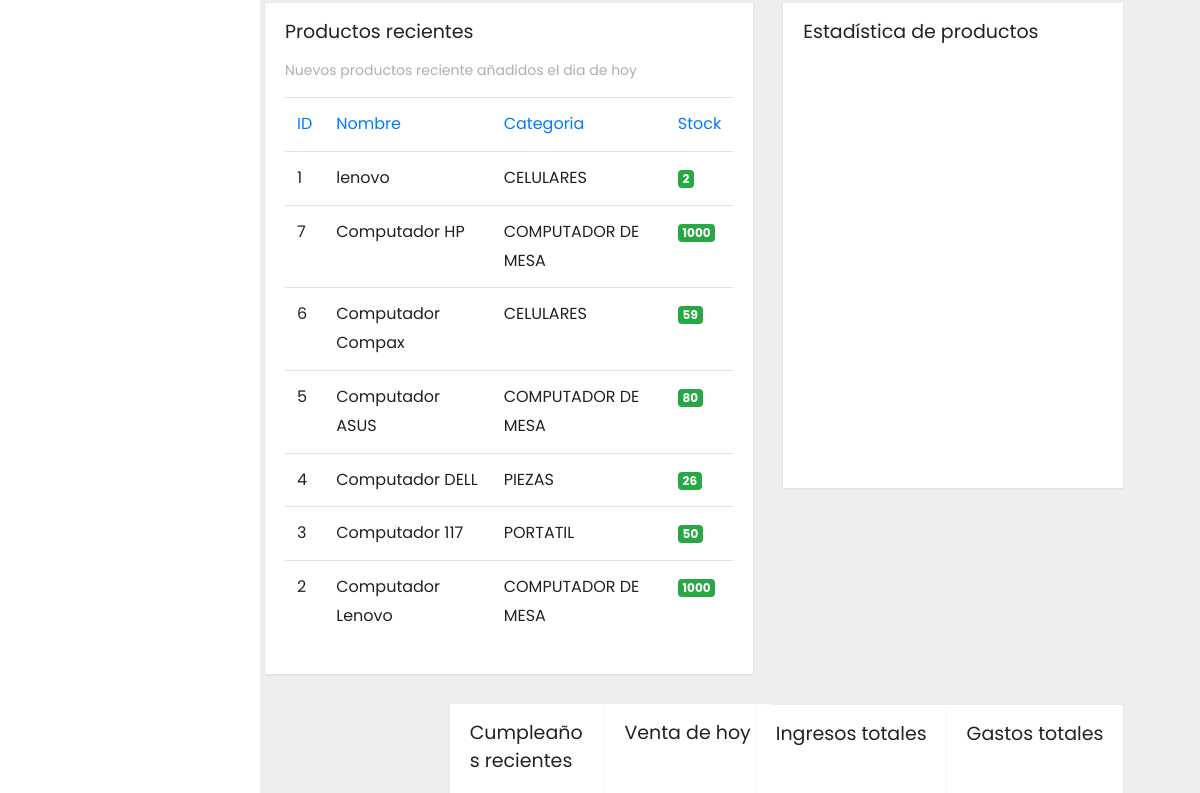
Before: /frontend/marketing/mostrar.php (signed in, middle part) with the older database file.
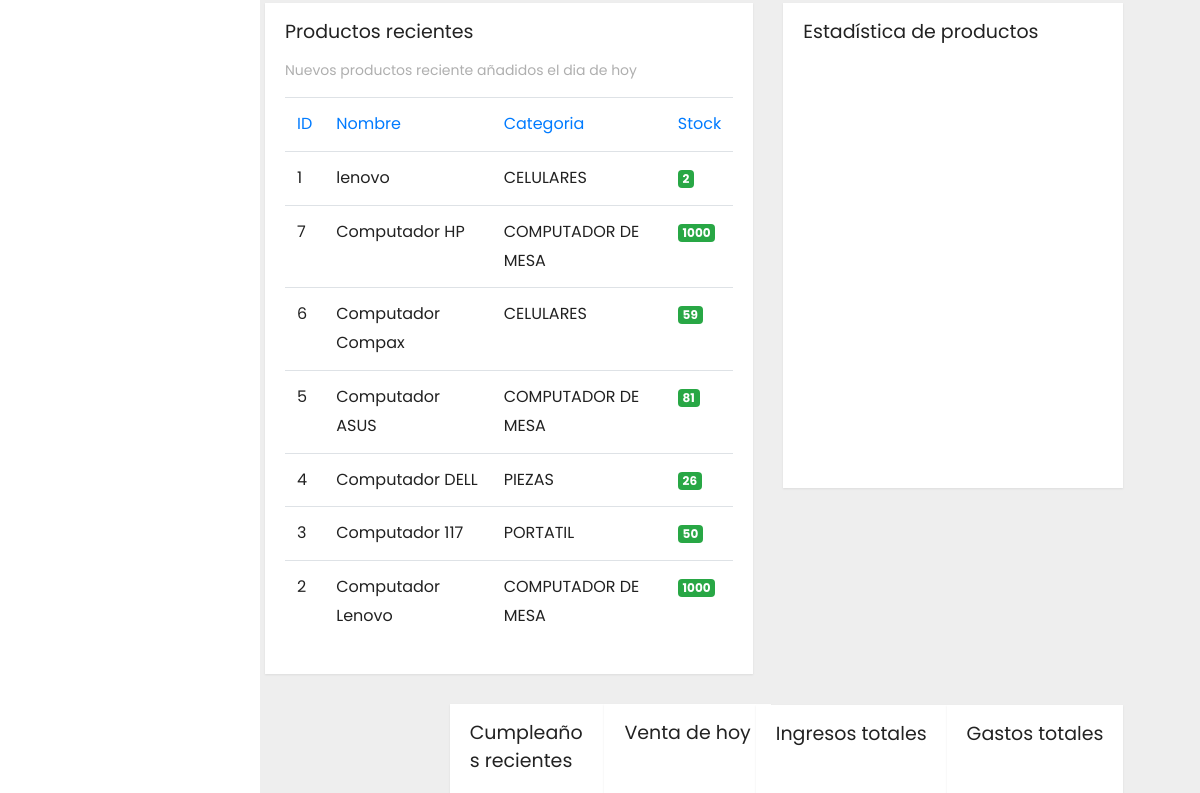
After: the same page with the newer database file.
### tables this page shows
CREATE TABLE `producto` (
  `idprod` int(11) NOT NULL,
  `codba` char(14) NOT NULL,
  `nomprd` text NOT NULL,
  `idcate` int(11) NOT NULL,
  `precio` decimal(10,2) NOT NULL,
  `stock` int(11) NOT NULL,
  `foto` text NOT NULL,
  `venci` date NOT NULL,
  `esta` varchar(15) NOT NULL,
  `fere` timestamp NOT NULL DEFAULT current_timestamp(),
  `serial` varchar(50) DEFAULT NULL,
  `marca` varchar(50) DEFAULT NULL,
  `ram` varchar(8) DEFAULT NULL,
  `disco` text DEFAULT NULL,
  `prcpro` varchar(8) DEFAULT NULL,
  `pntpro` varchar(8) DEFAULT NULL,
  `tarpro` varchar(30) DEFAULT NULL,
  `grado` enum('A','B','C','SCRAP','#N/D','','0') DEFAULT NULL
);

CREATE TABLE `categoria` (
  `idcate` int(11) NOT NULL,
  `nomca` text NOT NULL,
  `estado` varchar(15) NOT NULL,
  `fere` timestamp NOT NULL DEFAULT current_timestamp()
);

### frontend/marketing/mostrar.php (the view, shortened to what the changed rows need)
<?php if(isset($_SESSION['id'])) { ?>
<!doctype html>
<html lang="es">
<head>
    <link rel="stylesheet" href="../../backend/css/bootstrap.min.css">
    <link rel="stylesheet" href="../../backend/css/custom.css">
    <link rel="stylesheet" href="../../backend/css/loader.css">
    <link rel="stylesheet" type="text/css" href="../../backend/css/datatable.css">
    <link rel="stylesheet" type="text/css" href="../../backend/css/buttonsdataTables.css">
    <link rel="stylesheet" type="text/css" href="../../backend/css/font.css">
</head>
<body>
    <div class="wrapper">
        <div id="content">
            <div class="main-content">
                                <?php
                                    require '../../backend/bd/ctconex.php';
         ?>
            <div class="row ">
                <div class="row">
                    <div class="col-lg-7 col-md-12">
                        <div class="card" style="min-height: 485px">
                            <div class="card-content table-responsive">
                                <?php
 $sentencia = $connect->prepare("SELECT producto.idprod, producto.codba, producto.nomprd, categoria.idcate, categoria.nomca, producto.precio, producto.stock, producto.foto, producto.venci, producto.esta, producto.fere, producto.serial, producto.marca, producto.ram, producto.disco, producto.prcpro, producto.pntpro, producto.tarpro, producto.grado FROM producto INNER JOIN categoria ON producto.idcate = categoria.idcate order BY codba DESC;");
 $sentencia->execute();
$data =  array();
if($sentencia){
  while($r = $sentencia->fetchObject()){
    $data[] = $r;
  }
}
   ?>
                                <?php if(count($data)>0):?>
                                <table class="table table-hover" id="example1">
                                    <thead class="text-primary">
                                        <tr>
                                            <th>ID</th>
                                            <th>Nombre</th>
                                            <th>Categoria</th>
                                            <th>Stock</th>
                                        </tr>
                                    </thead>
                                    <tbody>
                                        <?php foreach($data as $a):?>
                                        <tr>
                                            <td><?php echo  $a->idprod; ?></td>
                                            <td><?php echo  $a->nomprd; ?></td>
                                            <td><?php echo  $a->nomca; ?></td>
                                            <?php
if ($a->stock <= 0) {
    echo '<td><span class="badge badge-danger">stock vacio</span></td>';
}elseif ($a->stock <= 1) {
    echo '<td><span class="badge badge-warning">Última Unidad</span></td>';
}else {
    echo '<td><span class="badge badge-success">' . $a->stock . '</span></td>';
}
                                                 ?>
                                        </tr>
                                        <?php endforeach; ?>
                                    </tbody>
                                </table>
                                <?php endif; ?>
                            </div>
                        </div>
                    </div>
                </div>
            </div>
        </div>
</body>
</html>
<?php }else{
    header('Location: ../error404.php');
 } ?>

Changed rows visible on the page:
changed producto "Computador ASUS": stock "80" → "81"
